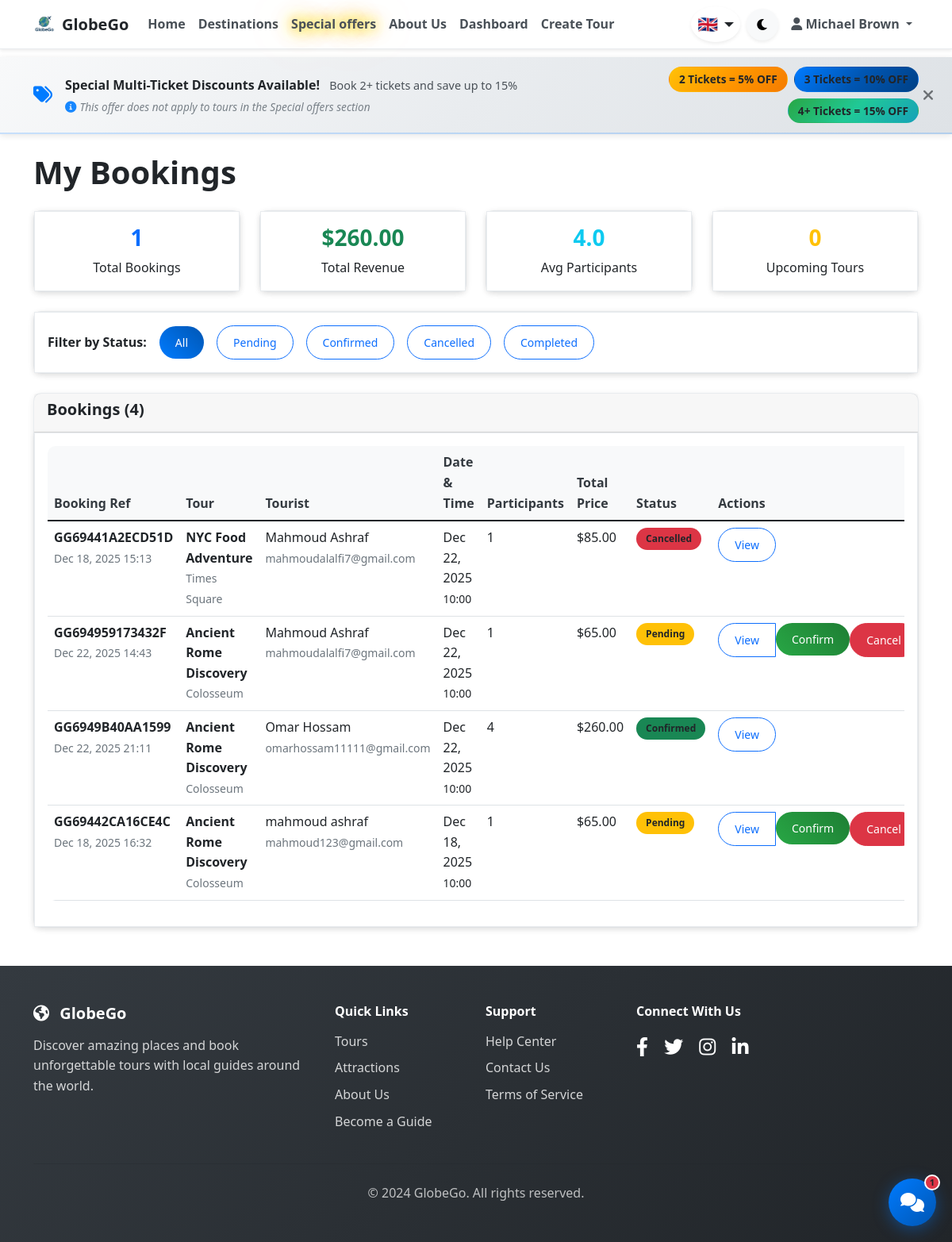
The app's page /GlobeGoProject/guide/bookings.php (signed in) with its own data.
### tables this page shows
CREATE TABLE `bookings` (
  `id` int(11) NOT NULL,
  `tourist_id` int(11) NOT NULL,
  `tour_schedule_id` int(11) NOT NULL,
  `booking_reference` varchar(20) NOT NULL,
  `num_participants` int(11) NOT NULL,
  `total_price` decimal(10,2) NOT NULL,
  `cancellation_fee` decimal(10,2) DEFAULT 0.00,
  `cancellation_fee_paid` tinyint(1) DEFAULT 0,
  `cancellation_fee_payment_method` varchar(50) DEFAULT NULL,
  `cancellation_fee_payment_reference` varchar(255) DEFAULT NULL,
  `cancellation_fee_paid_at` timestamp NULL DEFAULT NULL,
  `status` enum('pending','confirmed','cancelled','completed') DEFAULT 'pending',
  `payment_status` enum('pending','paid','refunded') DEFAULT 'pending',
  `payment_method` varchar(50) DEFAULT NULL,
  `payment_reference` varchar(255) DEFAULT NULL,
  `cancellation_penalty` decimal(10,2) DEFAULT 0.00,
  `penalty_paid` tinyint(1) DEFAULT 0,
  `penalty_payment_method` varchar(50) DEFAULT NULL,
  `penalty_payment_reference` varchar(255) DEFAULT NULL,
  `penalty_paid_at` datetime DEFAULT NULL,
  `booking_notes` text DEFAULT NULL,
  `created_at` timestamp NOT NULL DEFAULT current_timestamp(),
  `updated_at` timestamp NOT NULL DEFAULT current_timestamp() ON UPDATE current_timestamp()
);

CREATE TABLE `tours` (
  `id` int(11) NOT NULL,
  `guide_id` int(11) NOT NULL,
  `guide_bio` text DEFAULT NULL,
  `attraction_id` int(11) DEFAULT NULL,
  `title` varchar(255) NOT NULL,
  `description` text NOT NULL,
  `price` decimal(10,2) NOT NULL,
  `duration_hours` int(11) NOT NULL,
  `max_participants` int(11) NOT NULL,
  `meeting_point` varchar(255) NOT NULL,
  `category` varchar(100) DEFAULT NULL,
  `image_url` varchar(255) DEFAULT NULL,
  `status` enum('active','inactive','cancelled') DEFAULT 'active',
  `created_at` timestamp NOT NULL DEFAULT current_timestamp(),
  `updated_at` timestamp NOT NULL DEFAULT current_timestamp() ON UPDATE current_timestamp()
);

CREATE TABLE `attractions` (
  `id` int(11) NOT NULL,
  `name` varchar(255) NOT NULL,
  `description` text NOT NULL,
  `location` varchar(255) NOT NULL,
  `latitude` decimal(10,8) DEFAULT NULL,
  `longitude` decimal(11,8) DEFAULT NULL,
  `category` varchar(100) DEFAULT NULL,
  `image_url` varchar(255) DEFAULT NULL,
  `rating` decimal(3,2) DEFAULT 0.00,
  `total_reviews` int(11) DEFAULT 0,
  `created_at` timestamp NOT NULL DEFAULT current_timestamp(),
  `updated_at` timestamp NOT NULL DEFAULT current_timestamp() ON UPDATE current_timestamp()
);

CREATE TABLE `users` (
  `id` int(11) NOT NULL,
  `email` varchar(255) NOT NULL,
  `password` varchar(255) NOT NULL,
  `first_name` varchar(100) NOT NULL,
  `last_name` varchar(100) NOT NULL,
  `role` enum('tourist','guide','admin') NOT NULL DEFAULT 'tourist',
  `phone` varchar(20) DEFAULT NULL,
  `national_id` varchar(50) DEFAULT NULL,
  `date_of_birth` date DEFAULT NULL,
  `address` text DEFAULT NULL,
  `criminal_records` tinyint(1) DEFAULT 0,
  `application_status` enum('pending','under_review','approved','rejected') DEFAULT 'pending',
  `application_notes` text DEFAULT NULL,
  `profile_image` varchar(255) DEFAULT NULL,
  `bio` text DEFAULT NULL,
  `languages` varchar(255) DEFAULT NULL,
  `verified` tinyint(1) DEFAULT 0,
  `status` enum('active','suspended','pending') DEFAULT 'active',
  `suspend_until` datetime DEFAULT NULL,
  `created_at` timestamp NOT NULL DEFAULT current_timestamp(),
  `updated_at` timestamp NOT NULL DEFAULT current_timestamp() ON UPDATE current_timestamp(),
  `password_reset_token` varchar(64) DEFAULT NULL,
  `password_reset_expires` datetime DEFAULT NULL,
  `reset_token` varchar(64) DEFAULT NULL,
  `reset_token_expires` datetime DEFAULT NULL
);

CREATE TABLE `tour_schedules` (
  `id` int(11) NOT NULL,
  `tour_id` int(11) NOT NULL,
  `tour_date` date NOT NULL,
  `tour_time` time NOT NULL,
  `available_spots` int(11) NOT NULL,
  `status` enum('available','full','cancelled') DEFAULT 'available',
  `created_at` timestamp NOT NULL DEFAULT current_timestamp()
);

### GlobeGoProject/controllers/BaseController.php (called while the page is built, shortened)
<?php
require_once __DIR__ . '/../config/config.php';
class BaseController
{
    public function __construct(PDO $db)
    {
        $this->db = $db;
    }
    protected function render(string $view, array $data = [], ?string $pageTitle = null): void
    {
        include __DIR__ . '/../includes/header.php';
        include __DIR__ . '/../views/' . $view . '.php';
        include __DIR__ . '/../includes/footer.php';
    }
}

### GlobeGoProject/controllers/GuideBookingController.php (called while the page is built, shortened)
<?php
require_once __DIR__ . '/BaseController.php';
require_once __DIR__ . '/../classes/Booking.php';
class GuideBookingController extends BaseController
{
    public function index(): void
    {
        $booking = new Booking($this->db);
        $user_bookings = $booking->getBookingsByGuide($_SESSION['user_id']);
        $booking_stats = $booking->getBookingStats($_SESSION['user_id']);
        $status_filter = $_GET['status'] ?? 'all';
        $filtered_bookings = $user_bookings;
        $this->render('guide/bookings', [
            'booking_stats' => $booking_stats,
            'user_bookings' => $user_bookings,
            'filtered_bookings' => $filtered_bookings,
            'status_filter' => $status_filter,
        ], 'My Bookings');
    }
}

### GlobeGoProject/guide/bookings.php (called while the page is built)
<?php
require_once __DIR__ . '/../config/config.php';
require_once __DIR__ . '/../controllers/GuideBookingController.php';
$database = new Database();
$db = $database->getConnection();
$controller = new GuideBookingController($db);
$controller->index();

### GlobeGoProject/classes/Booking.php (called while the page is built, shortened)
<?php
require_once __DIR__ . '/../config/config.php';
class Booking {
    private $conn;
    private $table_name = "bookings";
    public function __construct($db) {
        $this->conn = $db;
    }
    public function getBookingsByGuide($guide_id) {
        $query = "SELECT b.*, ts.tour_date, ts.tour_time,
                         t.title as tour_title, t.price, t.meeting_point,
                         u.first_name as tourist_first_name, u.last_name as tourist_last_name, u.email as tourist_email,
                         a.name as attraction_name, a.location
                  FROM " . $this->table_name . " b
                  JOIN tour_schedules ts ON b.tour_schedule_id = ts.id
                  JOIN tours t ON ts.tour_id = t.id
                  JOIN users u ON b.tourist_id = u.id
                  LEFT JOIN attractions a ON t.attraction_id = a.id
                  WHERE t.guide_id = :guide_id
                  ORDER BY ts.tour_date DESC, ts.tour_time DESC";
        $stmt = $this->conn->prepare($query);
        $stmt->bindParam(":guide_id", $guide_id);
        $stmt->execute();
        return $stmt->fetchAll(PDO::FETCH_ASSOC);
    }
    public function getBookingStats($guide_id = null) {
        $query = "SELECT
                    COUNT(*) as total_bookings,
                    SUM(total_price) as total_revenue,
                    AVG(num_participants) as avg_participants
                  FROM " . $this->table_name . " b";
        if ($guide_id) {
            $query .= " JOIN tour_schedules ts ON b.tour_schedule_id = ts.id
                        JOIN tours t ON ts.tour_id = t.id
                        WHERE t.guide_id = :guide_id AND b.status = 'confirmed'";
            $params = [':guide_id' => $guide_id];
        } else {
            $query .= " WHERE status = 'confirmed'";
            $params = [];
        }
        $stmt = $this->conn->prepare($query);
        foreach ($params as $key => $value) {
            $stmt->bindValue($key, $value);
        }
        $stmt->execute();
        return $stmt->fetch(PDO::FETCH_ASSOC);
    }
}
?>

### GlobeGoProject/config/config.php (called while the page is built, shortened)
<?php
function formatPrice($price) {
    return '$' . number_format($price, 2);
}
function formatDate($date) {
    return date('M d, Y', strtotime($date));
}
function formatDateTime($datetime) {
    return date('M d, Y H:i', strtotime($datetime));
}
?>

### GlobeGoProject/views/guide/bookings.php (the view, shortened to what this page needs)
<div class="container mt-4">
    <div class="row">
        <div class="col-12">
            <h1 class="mb-4">My Bookings</h1>
        </div>
    </div>
    <div class="row mb-4">
        <div class="col-md-3">
            <div class="card text-center">
                <div class="card-body">
                    <h3 class="text-primary"><?php echo $booking_stats['total_bookings'] ?? 0; ?></h3>
                    <p class="mb-0">Total Bookings</p>
                </div>
            </div>
        </div>
        <div class="col-md-3">
            <div class="card text-center">
                <div class="card-body">
                    <h3 class="text-success"><?php echo formatPrice($booking_stats['total_revenue'] ?? 0); ?></h3>
                    <p class="mb-0">Total Revenue</p>
                </div>
            </div>
        </div>
        <div class="col-md-3">
            <div class="card text-center">
                <div class="card-body">
                    <h3 class="text-info"><?php echo number_format($booking_stats['avg_participants'] ?? 0, 1); ?></h3>
                    <p class="mb-0">Avg Participants</p>
                </div>
            </div>
        </div>
        <div class="col-md-3">
            <div class="card text-center">
                <div class="card-body">
                    <h3 class="text-warning"><?php echo count(array_filter($user_bookings, function($b) { return strtotime($b['tour_date']) >= time() && $b['status'] === 'confirmed'; })); ?></h3>
                    <p class="mb-0">Upcoming Tours</p>
                </div>
            </div>
        </div>
    </div>
    <div class="row mb-4">
        <div class="col-12">
            <div class="card">
                <div class="card-body">
                    <div class="d-flex gap-3 align-items-center">
                        <span><strong>Filter by Status:</strong></span>
                        <a href="?status=all" class="btn btn-sm <?php echo $status_filter === 'all' ? 'btn-primary' : 'btn-outline-primary'; ?>">All</a>
                        <a href="?status=pending" class="btn btn-sm <?php echo $status_filter === 'pending' ? 'btn-primary' : 'btn-outline-primary'; ?>">Pending</a>
                        <a href="?status=confirmed" class="btn btn-sm <?php echo $status_filter === 'confirmed' ? 'btn-primary' : 'btn-outline-primary'; ?>">Confirmed</a>
                        <a href="?status=cancelled" class="btn btn-sm <?php echo $status_filter === 'cancelled' ? 'btn-primary' : 'btn-outline-primary'; ?>">Cancelled</a>
                        <a href="?status=completed" class="btn btn-sm <?php echo $status_filter === 'completed' ? 'btn-primary' : 'btn-outline-primary'; ?>">Completed</a>
                    </div>
                </div>
            </div>
        </div>
    </div>
    <div class="card">
        <div class="card-header">
            <h5>Bookings (<?php echo count($filtered_bookings); ?>)</h5>
        </div>
        <div class="card-body">
            <?php if (empty($filtered_bookings)): ?>
                <div class="text-center py-5">
                    <i class="fas fa-calendar-times fa-3x text-muted mb-3"></i>
                    <h4>No bookings found</h4>
                    <p class="text-muted">You don't have any bookings with the selected filter.</p>
                </div>
            <?php else: ?>
                <div class="table-responsive">
                    <table class="table table-hover">
                        <thead>
                            <tr>
                                <th>Booking Ref</th>
                                <th>Tour</th>
                                <th>Tourist</th>
                                <th>Date & Time</th>
                                <th>Participants</th>
                                <th>Total Price</th>
                                <th>Status</th>
                                <th>Actions</th>
                            </tr>
                        </thead>
                        <tbody>
                            <?php foreach ($filtered_bookings as $booking_item): ?>
                            <tr>
                                <td>
                                    <strong><?php echo $booking_item['booking_reference']; ?></strong><br>
                                    <small class="text-muted"><?php echo formatDateTime($booking_item['created_at']); ?></small>
                                </td>
                                <td>
                                    <strong><?php echo $booking_item['tour_title']; ?></strong><br>
                                    <small class="text-muted"><?php echo $booking_item['attraction_name']; ?></small>
                                </td>
                                <td>
                                    <?php echo $booking_item['tourist_first_name'] . ' ' . $booking_item['tourist_last_name']; ?><br>
                                    <small class="text-muted"><?php echo $booking_item['tourist_email']; ?></small>
                                </td>
                                <td>
                                    <?php echo formatDate($booking_item['tour_date']); ?><br>
                                    <small><?php echo date('H:i', strtotime($booking_item['tour_time'])); ?></small>
                                </td>
                                <td><?php echo $booking_item['num_participants']; ?></td>
                                <td><?php echo formatPrice($booking_item['total_price']); ?></td>
                                <td>
                                    <span class="badge bg-<?php
                                        echo match($booking_item['status']) {
                                            'confirmed' => 'success',
                                            'pending' => 'warning',
                                            'cancelled' => 'danger',
                                            'completed' => 'info',
                                            default => 'secondary'
                                        };
                                    ?>">
                                        <?php echo ucfirst($booking_item['status']); ?>
                                    </span>
                                </td>
                                <td>
                                    <div class="btn-group" role="group">
                                        <button type="button" class="btn btn-sm btn-outline-primary"
                                                data-bs-toggle="modal"
                                                data-bs-target="#bookingModal<?php echo $booking_item['id']; ?>">
                                            View
                                        </button>
                                        <?php if ($booking_item['status'] === 'pending'): ?>
                                            <form method="POST" style="display: inline;">
                                                <button type="submit" class="btn btn-sm btn-success">Confirm</button>
                                            </form>
                                            <form method="POST" style="display: inline;">
                                                <button type="submit" class="btn btn-sm btn-danger"
                                                        onclick="return confirm('Are you sure you want to cancel this booking?')">Cancel</button>
                                            </form>
                                        <?php endif; ?>
                                    </div>
                                </td>
                            </tr>
                            <?php endforeach; ?>
                        </tbody>
                    </table>
                </div>
            <?php endif; ?>
        </div>
    </div>
</div>

### records on screen
bookings: booking_reference "GG69441A2ECD51D", created_at "Dec 18, 2025 15:13", tours.title "NYC Food Adventure", attractions.name "Times Square", tourist.first_name "Mahmoud", tourist.last_name "Ashraf", tourist.email "mahmoudalalfi7@gmail.com", tour_schedule.tour_date "Dec 22, 2025", tour_schedule.tour_time "10:00", num_participants "1", total_price "$85.00", status "Cancelled"
bookings: booking_reference "GG694959173432F", created_at "Dec 22, 2025 14:43", tours.title "Ancient Rome Discovery", attractions.name "Colosseum", tourist.first_name "Mahmoud", tourist.last_name "Ashraf", tourist.email "mahmoudalalfi7@gmail.com", tour_schedule.tour_date "Dec 22, 2025", tour_schedule.tour_time "10:00", num_participants "1", total_price "$65.00", status "Pending"
bookings: booking_reference "GG6949B40AA1599", created_at "Dec 22, 2025 21:11", tours.title "Ancient Rome Discovery", attractions.name "Colosseum", tourist.first_name "Omar", tourist.last_name "Hossam", tourist.email "omarhossam11111@gmail.com", tour_schedule.tour_date "Dec 22, 2025", tour_schedule.tour_time "10:00", num_participants "4", total_price "$260.00", status "Confirmed"
bookings: booking_reference "GG69442CA16CE4C", created_at "Dec 18, 2025 16:32", tours.title "Ancient Rome Discovery", attractions.name "Colosseum", tourist.first_name "mahmoud", tourist.last_name "ashraf", tourist.email "mahmoud123@gmail.com", tour_schedule.tour_date "Dec 18, 2025", tour_schedule.tour_time "10:00", num_participants "1", total_price "$65.00", status "Pending"

### other values on screen
$item['text'] "Home"
$item['text'] "Destinations"
$item['text'] "Special offers"
$item['text'] "About Us"
Language::t('nav.dashboard') "Dashboard"
Language::t('nav.create_tour') "Create Tour"
Language::getLanguageFlag() "🇬🇧"
$_SESSION['user_name'] "Michael Brown"
Language::t('home.discount_banner_title') "Special Multi-Ticket Discounts Available!"
Language::t('home.discount_banner_text') "Book 2+ tickets and save up to 15%"
Language::t('home.discount_banner_disclaimer') "This offer does not apply to tours in the Special offers section"
Language::t('home.tickets_2') "2 Tickets"
Language::t('home.tickets_3') "3 Tickets"
Language::t('home.tickets_4') "4+ Tickets"
$booking_stats['total_bookings'] "1"
